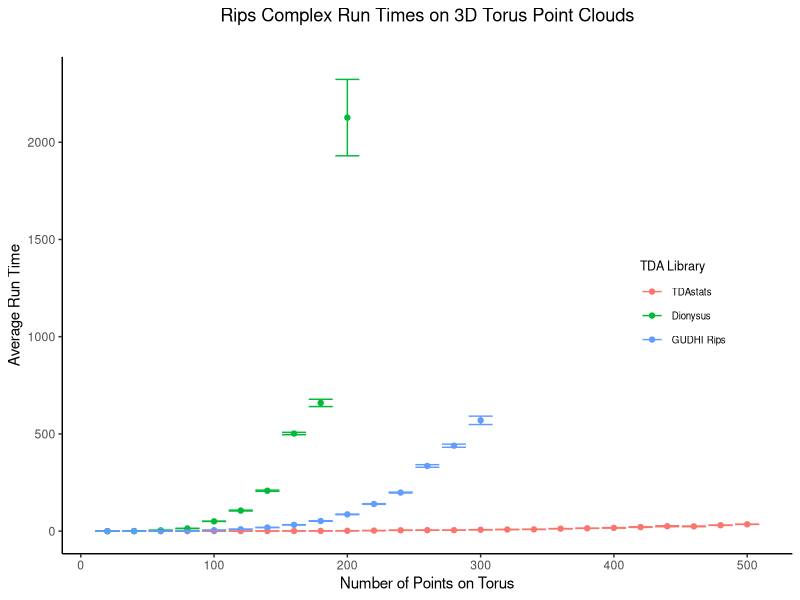
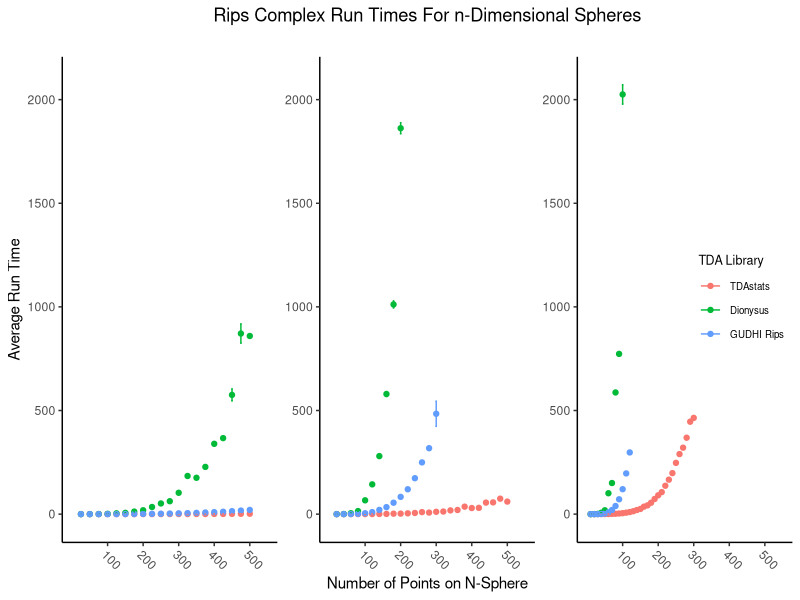
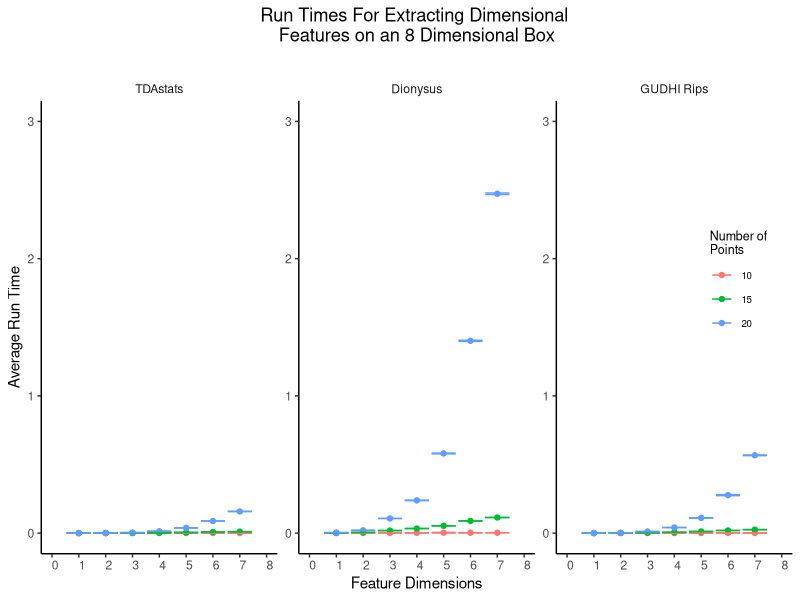
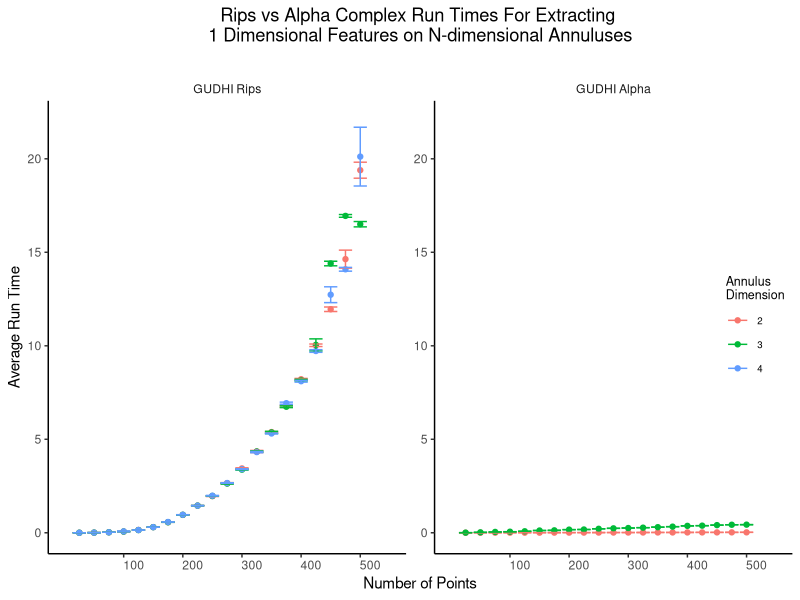
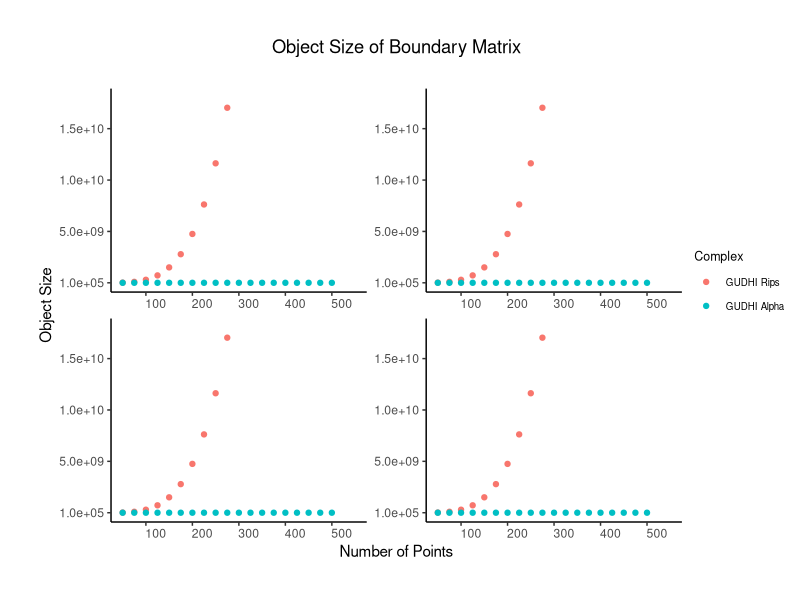
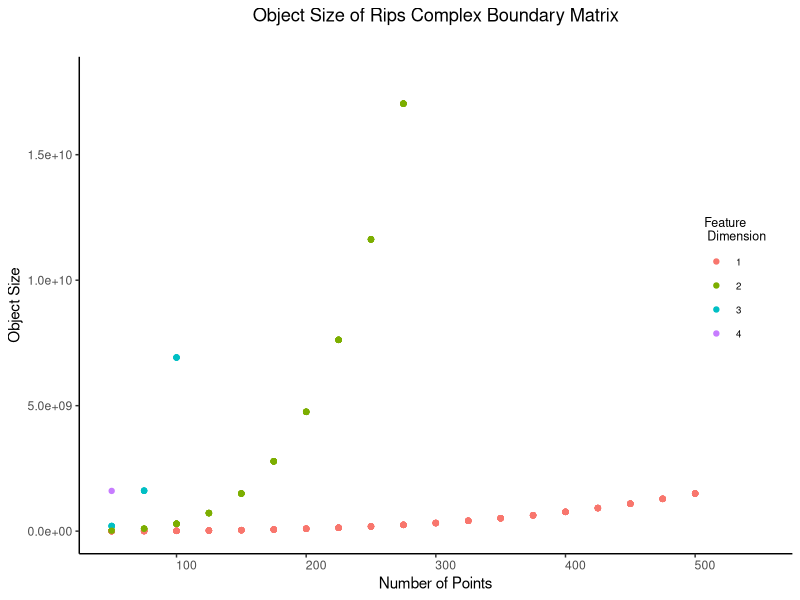
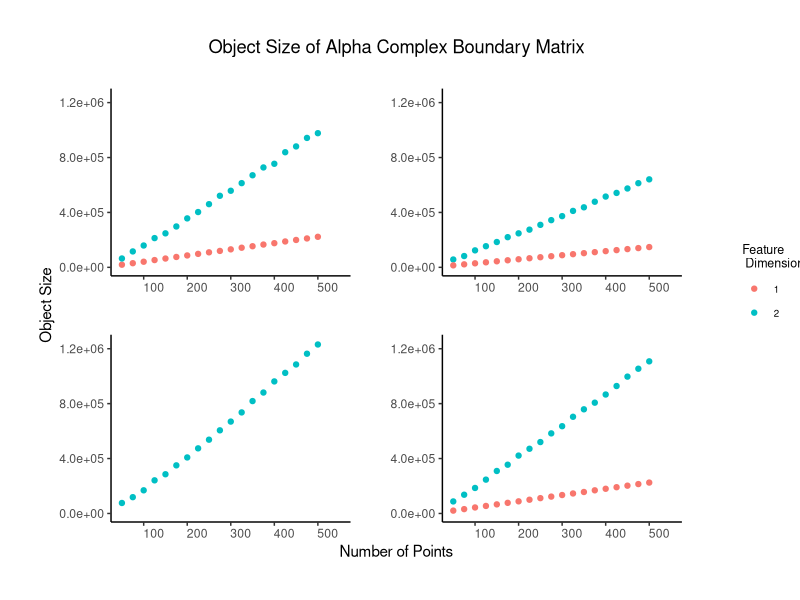
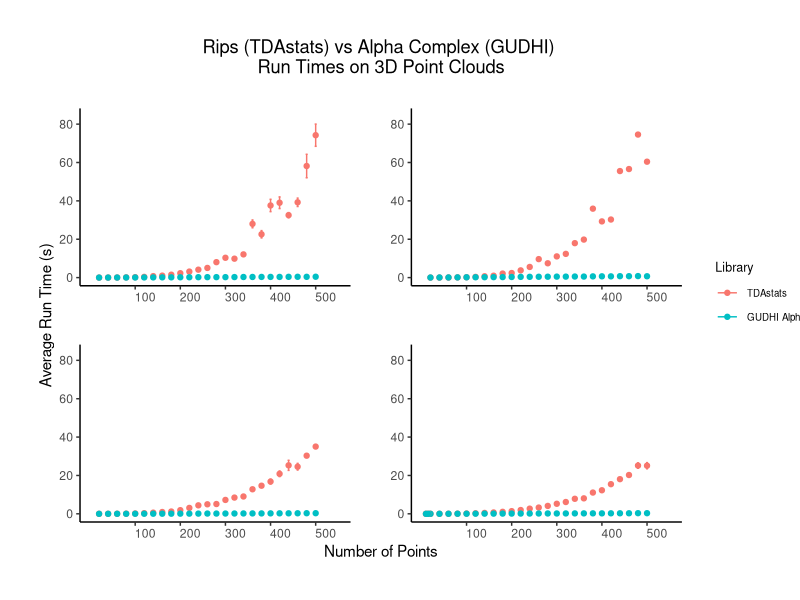

These figures' R source, in order:
library(dplyr)
library(ggplot2)
library(reshape)
library(ggforce)

#Reading in the time data
data.time <- rbind(read.csv("./Cluster_data/annulus.csv", header = TRUE),
                   read.csv("./Cluster_data/circle.csv", header = TRUE),
                   read.csv("./Cluster_data/torus.csv", header = TRUE),
                   read.csv("./Cluster_data/uniform.csv", header = TRUE))
#Adding Column Names
colnames(data.time) <- c("row", "measure.type", "point.cloud", "point.cloud.dim", 
                         "num.points", "feat.dim", "library", 
                         "time1", "time2", "time3", "time4", 
                         "time5", "time6", "time7",
                         "time8", "time9", "time10")

#Remove extraneaous row variable
data.time <- data.time %>% select(-"row")

#Creating average and standard deviation columns for time data
data.time$avg.time <- apply(data.time[,7:16],1,mean)
data.time$std <- apply(data.time[,7:16],1,sd)
data.time$min.time <- apply(data.time[,7:16],1,min)
data.time$max.time <- apply(data.time[,7:16],1,max)

#Create Factor labels for libraries
data.time$library <- factor(data.time$library,
                            levels = c("stats","Dionysus","GUDHI", "GUDHIalpha"),
                            labels = c("TDAstats", "Dionysus", "GUDHI Rips", "GUDHI Alpha"))

#Read in object size data
data.mem <- read.csv("./mem1.csv", header = FALSE)

#Name columns
colnames(data.mem) <- c("measure.type", "point.cloud", "point.cloud.dim", 
                        "num.points", "feat.dim", "library", "memory")

#Create Factor labels for libraries
data.mem$library <- factor(data.mem$library,
                            levels = c("stats","Dionysus","GUDHI", "GUDHIalpha"),
                            labels = c("TDAstats", "Dionysus", "GUDHI Rips", "GUDHI Alpha"))


####Figure_1####
#Goal: overview showing speed differences across engines on a canonical shape.

#Selected torus data scanning for two dimensional features
data.fig.1 <- subset(data.time, point.cloud == "torus" & feat.dim == 2 & 
                       library != "GUDHI Alpha") 

#Point graph; X: Num.points; Y: Runtime; Color: TDA library
fig.1 <- ggplot(data.fig.1, aes(x=num.points, y=avg.time, color=library)) + 
  geom_point()+
  geom_errorbar(data.fig.1, mapping = aes(x=num.points, 
                                            ymin=avg.time - std, 
                                            ymax=avg.time + std)) +
  labs(color = "TDA Library",
       x = "Number of Points on Torus",
       y = "Average Run Time",
       title = "Rips Complex Run Times on 3D Torus Point Clouds",
       subtitle = "") 

#Editing the colors (Making everything blank)
fig.1 <- fig.1 + theme_classic() +
                 theme(legend.position = c(0.85, 0.5),
                              legend.title = element_text(size = 9),
                              legend.text = element_text(size = 7),
                              plot.title = element_text(hjust = 0.5),
                              axis.line = element_line(colour = "black"),
                              legend.text.align = 0,
                              legend.title.align = 0)

fig.1 

ggsave("./Figures/Unrasterized_Images/fig1.png", plot = fig.1,
       scale = 1, width = 6, height = 4, units = "in",
       dpi = 400, limitsize = TRUE)



####Figure_2####
#Goal Comparison of persistent homology calculation runtimes 
#across R packages for n-dimensional sphere (n = 2, 3, 4)

#Selected all boxes up to n-1 dimensional features
data.fig.2 <- subset(data.time, point.cloud == "circle" & library != "GUDHI Alpha")
data.fig.2 <- data.fig.2[(data.fig.2$point.cloud.dim - 1 == data.fig.2$feat.dim), ]

#Point graph facet; X: Num.points; Y: Runtime; Color: TDA library; Facet: Dimensions of Sphere
fig.2 <- ggplot(data.fig.2, aes(x=num.points, y=avg.time, color=library)) + 
  geom_point() +
  facet_wrap( ~ point.cloud.dim, ncol=3, scales = "free") + 
  geom_errorbar(data.fig.2, mapping = aes(x=num.points, 
                                          ymin=avg.time - std, 
                                          ymax=avg.time + std)) +
  labs(color = "TDA Library",
       x = "Number of Points on N-Sphere",
       y = "Average Run Time",
       title = "Rips Complex Run Times For n-Dimensional Spheres",
       subtitle = "") +
scale_x_continuous(limits=c(0,550), breaks = c(100, 200, 300, 400, 500)) + 
scale_y_continuous(limits=c(-30,2100))


#Editing the colors (Making everything blank)
fig.2 <- fig.2 + theme_classic() +
                 theme(legend.position = c(0.93, 0.50),
                              legend.title = element_text(size = 9),
                              legend.text = element_text(size = 7),
                              plot.title = element_text(hjust = 0.5),
                              legend.text.align = 0,
                              legend.title.align = 0,
                              strip.background = element_blank(),
                              strip.text.x = element_blank(),
                              axis.line=element_line(),
                              axis.text.x = element_text(angle=-45, hjust=.025))

fig.2

ggsave("./Figures/Unrasterized_Images/fig2.png", plot = fig.2,
       scale = 1, width = 8, height = 4, units = "in",
       dpi = 400, limitsize = TRUE)


####Figure 3: Runtime of persistent homology calculation as a function of feature dimension####
#Select all annulus data for all dimension point cloud and n-1 dim features
data.fig.3 <- subset(data.time, point.cloud == "uniform" & 
                       point.cloud.dim == 8 & library != "GUDHI Alpha" & 
                       (num.points == 10 | num.points == 15| num.points == 20))
data.fig.3$num.points <- as.factor(data.fig.3$num.points)

#Point graph facet; X: Num.points; Y: Runtime; Color: TDA library; Facet: Dimensions of Annulus
fig.3 <- ggplot(data.fig.3, aes(x=feat.dim, y=avg.time, color=num.points)) + 
  geom_point() + facet_wrap(~library, scales = "free") + 
  geom_errorbar(data.fig.3, mapping = aes(x=feat.dim, 
                                          ymin=avg.time - std, 
                                          ymax=avg.time + std)) +
  labs(color = "Number of \nPoints",
       x = "Feature Dimensions",
       y = "Average Run Time",
       title = "Run Times For Extracting Dimensional \nFeatures on an 8 Dimensional Box",
       subtitle = "") + scale_x_continuous(limits=c(0, 8), breaks=seq(0,8,1)) +
                        scale_y_continuous(limits=c(0, 3))

#Editing the colors (Making everything blank)
fig.3 <- fig.3 + theme_classic() +
                 theme(legend.position = c(0.93, 0.60),
                             legend.title = element_text(size = 9),
                             legend.text = element_text(size = 7),
                             plot.title = element_text(hjust = 0.5),
                             legend.text.align = 0,
                             legend.title.align = 0,
                             strip.background = element_blank(),
                             #strip.text.x = element_blank(),
                             axis.text.x = element_text(angle=0, hjust=.025))
fig.3

ggsave("./Figures/Unrasterized_Images/fig3.png", plot = fig.3,
       scale = 1, width = 6, height = 4, units = "in",
       dpi = 400, limitsize = TRUE)


####Figure 4: Runtime of persistent homology calculation as a function of point cloud####
#Goal: show how increasing dimension slows down the calculation time.

#Select all 3D annuluses and change feature dimension to a factor variable
data.fig.4 <- subset(data.time, point.cloud == "annulus" & feat.dim == 1 & 
                       (library == "GUDHI Rips" | library == "GUDHI Alpha"))
data.fig.4$point.cloud.dim <- as.factor(data.fig.4$point.cloud.dim)
data.fig.4 <- as.data.frame(data.fig.4)

#Point graph facet; X: Num.points; Y: Runtime; Color: point.cloud dim; Facet: library
fig.4 <- ggplot(data.fig.4, aes(x=num.points, y=avg.time, color=point.cloud.dim)) + 
  geom_point() + facet_wrap(~library, scales = "free") + 
  geom_errorbar(data.fig.4, mapping = aes(x=num.points, 
                                          ymin=avg.time - std, 
                                          ymax=avg.time + std)) +
  labs(color = "Annulus \nDimension",
       x = "Number of Points",
       y = "Average Run Time",
       title = "Rips vs Alpha Complex Run Times For Extracting \n1 Dimensional Features on N-dimensional Annuluses",
       subtitle = "") + 
  scale_x_continuous(limits=c(0,550), breaks = c(100, 200, 300, 400, 500)) + 
  scale_y_continuous(limits=c(-.02, 22))

#Editing the colors (Making everything blank)
fig.4 <- fig.4 + theme_classic() +
                  theme(legend.position = c(0.95, 0.50),
                               legend.title = element_text(size = 9),
                               legend.text = element_text(size = 7),
                               plot.title = element_text(hjust = 0.5),
                               legend.text.align = 0,
                               legend.title.align = 0,
                               axis.text.x = element_text(angle=0, hjust=.025),
                               strip.background = element_blank(),
                               strip.text.x = element_text())

fig.4

ggsave("./Figures/Unrasterized_Images/fig4.png", plot = fig.4,
       scale = 1, width = 6, height = 4, units = "in",
       dpi = 400, limitsize = TRUE)

####Figure 5: Object Size use of Rips complex vs alpha complex. Engine = GUDHI(alpha).#### 
#Goal: compare memory
data.fig.5a <- subset(data.mem, point.cloud.dim == 3 & feat.dim == 2)

#Point graph facet; X: Num.points; Y: Memory; Color: Library; Facet: Pointcloud
fig.5a <- ggplot(data.fig.5a, aes(x=num.points, y=memory, color=library)) + 
  geom_point() + facet_wrap(~point.cloud, scales = "free") + 
  labs(color = "Complex",
       x = "Number of Points",
       y = "Object Size",
       title = "Object Size of Boundary Matrix",
       subtitle = "")+ 
  scale_x_continuous(limits=c(50,550), breaks = c(100, 200, 300, 400, 500)) + 
  scale_y_continuous(limits=c(0, 1.8e10), breaks = c(1e5, 5e9, 1e10, 1.5e10)) 

#Editing the colors (Making everything blank)
fig.5a <- fig.5a + theme_classic() +
                    theme(legend.position = c(1.10, 0.550),
                                 legend.title = element_text(size = 9),
                                 legend.text = element_text(size = 7),
                                 plot.title = element_text(hjust = 0.5),
                                 legend.text.align = 0,
                                 legend.title.align = 0,
                                 axis.text.x = element_text(angle=0, hjust=.025),
                                 strip.background = element_blank(),
                                 plot.margin = unit(c(1,3,1,1), "cm"),
                                 strip.text.x = element_blank())

fig.5a
ggsave("./Figures/Unrasterized_Images/fig5a.png", plot = fig.5a,
       scale = 1, width = 6, height = 4, units = "in",
       dpi = 400, limitsize = TRUE)

#Show what Rips Object Size depends on
data.fig.5b <- subset(data.mem, library == "GUDHI Rips")
data.fig.5b$feat.dim <- as.factor(data.fig.5b$feat.dim)

#Point graph facet; X: Num.points; Y: Memory; Color: Feat.Dim; 
fig.5b <- ggplot(data.fig.5b, aes(x=num.points, y=memory, color=feat.dim)) + 
  geom_point() + 
  labs(color = "Feature \n Dimension",
       x = "Number of Points",
       y = "Object Size",
       title = "Object Size of Rips Complex Boundary Matrix",
       subtitle = "")+ 
  scale_x_continuous(limits=c(50,550), breaks = c(100, 200, 300, 400, 500)) + 
  scale_y_continuous(limits=c(0, 1.8e10), 
                     labels = function(x) format(x, scientific = TRUE))

#Editing the colors (Making everything blank)
fig.5b <- fig.5b + theme_classic() +
  theme(legend.position = c(0.92, 0.550),
               legend.title = element_text(size = 9),
               legend.text = element_text(size = 7),
               plot.title = element_text(hjust = 0.5),
               legend.text.align = 0,
               legend.title.align = 0,
               axis.text.x = element_text(angle=0, hjust=.025),
               strip.background = element_blank(),
               strip.text.x = element_blank())

fig.5b
ggsave("./Figures/Unrasterized_Images/fig5b.png", plot = fig.5b,
       scale = 1, width = 6, height = 4, units = "in",
       dpi = 400, limitsize = TRUE)

#Show what Alpha Complex Object Size depends on
data.fig.5c <- subset(data.mem, library == "GUDHI Alpha")
#This is necessary since Alpha Complex Object Size Function Did Not
#Calculate Feat Dimensions lower than Point Cloud Dim - 1 in all cases
#This subset is necessary to remove the extraneous conditions that
#were not passed on to the alpha complex object size
data.fig.5c <- subset(data.fig.5c, point.cloud.dim - feat.dim == 1)

data.fig.5c$feat.dim <- as.factor(data.fig.5c$feat.dim)


#Point graph facet; X: Num.points; Y: Memory; Color: Feat.Dim; 
fig.5c <- ggplot(data.fig.5c, aes(x=num.points, y=memory, color=feat.dim)) + 
  geom_point() + facet_wrap(~point.cloud, scales = "free") +
  labs(color = "Feature \n Dimension",
       x = "Number of Points",
       y = "Object Size",
       title = "Object Size of Alpha Complex Boundary Matrix",
       subtitle = "")+ 
  scale_x_continuous(limits=c(50,550), breaks = c(100, 200, 300, 400, 500)) + 
  scale_y_continuous(limits=c(0, 1.24e6), 
                     labels = function(x) format(x, scientific = TRUE))

#Editing the colors (Making everything blank)
fig.5c <- fig.5c + theme_classic() + theme(
              legend.position = c(1.16, 0.550),
              legend.title = element_text(size = 9),
              legend.text = element_text(size = 7),
              plot.title = element_text(hjust = 0.5),
              legend.text.align = 0,
              legend.title.align = 0,
               #plot.title = element_text(hjust = 0.5),
               axis.text.x = element_text(angle=0, hjust=.025),
               strip.background = element_blank(),
               strip.text.x = element_blank(), 
               plot.margin = unit(c(1,3,1,1), "cm"),
                panel.spacing = unit(2, "lines"))

fig.5c
ggsave("./Figures/Unrasterized_Images/fig5c.png", plot = fig.5c,
       scale = 1, width = 6, height = 4, units = "in",
       dpi = 400, limitsize = TRUE)


#####Figure 6 (for discussion) TDAstats vs GUDHIalpha for runtime.####
data.fig.6 <- subset(data.time, point.cloud.dim == 3 & feat.dim == 2 & 
                       (library == "TDAstats" | library == "GUDHI Alpha"))

#Point graph facet; X: Num.points; Y: time; Color: Library; Facet: Pointcloud
fig.6 <- ggplot(data.fig.6, aes(x=num.points, y=avg.time, color=library)) + 
  facet_wrap(~point.cloud, scales = "free") + 
  geom_errorbar(data.fig.6, mapping = aes(x=num.points, 
                                          ymin=avg.time - std, 
                                          ymax=avg.time + std)) + geom_point() +
  labs(color = "Library",
       x = "Number of Points",
       y = "Average Run Time (s)",
       title = "Rips (TDAstats) vs Alpha Complex (GUDHI) \nRun Times on 3D Point Clouds",
       subtitle = "") + 
  scale_x_continuous(limits=c(5,550), breaks = c(100, 200, 300, 400, 500)) + 
  scale_y_continuous(limits=c(-.05, 84))

#Editing the colors (Making everything blank)
fig.6 <- fig.6 + theme_classic()
fig.6 <- fig.6 + theme(
  legend.position = c(1.13, 0.550),
  legend.title = element_text(size = 9),
  legend.text = element_text(size = 7),
  plot.title = element_text(hjust = 0.5),
  legend.text.align = 0,
  legend.title.align = 0,
  #plot.title = element_text(hjust = 0.5),
  axis.text.x = element_text(angle=0, hjust=.025),
  strip.background = element_blank(),
  strip.text.x = element_blank(), 
  plot.margin = unit(c(1,3,1,1), "cm"),
  panel.spacing = unit(2, "lines"))
fig.6

ggsave("./Figures/Unrasterized_Images/fig6.png", plot = fig.6,
       scale = 1, width = 6, height = 4, units = "in",
       dpi = 400, limitsize = TRUE)


####Alternative Figures from Mac Desktop Time Data####
#Reading in the time data
data.time.mac <- read.csv("./time_mac_desktop.csv", header = FALSE)
#Adding Column Names
colnames(data.time.mac) <- c("measure.type", "point.cloud", "point.cloud.dim", 
                         "num.points", "feat.dim", "library", 
                         "time1", "time2", "time3", "time4", 
                         "time5", "time6", "time7",
                         "time8", "time9", "time10")

#Creating average and standard deviation columns for time data
data.time.mac$avg.time <- apply(data.time.mac[,7:16],1,mean)
data.time.mac$std <- apply(data.time.mac[,7:16],1,sd)
data.time.mac$min.time <- apply(data.time.mac[,7:16],1,min)
data.time.mac$max.time <- apply(data.time.mac[,7:16],1,max)

#Create Factor labels for libraries
data.time.mac$library <- factor(data.time.mac$library,
                            levels = c("stats","Dionysus","GUDHI", "GUDHIalpha"),
                            labels = c("TDAstats", "Dionysus", "GUDHI Rips", "GUDHI Alpha"))


####Figure 1 Mac####
data.fig.1.mac <- subset(data.time.mac, point.cloud == "torus" & feat.dim == 2 & 
                       library != "GUDHI Alpha") 

#Point graph; X: Num.points; Y: Runtime; Color: TDA library
fig.1.mac <- ggplot(data.fig.1.mac, aes(x=num.points, y=avg.time, color=library)) + 
  geom_point()+
  geom_errorbar(data.fig.1.mac, mapping = aes(x=num.points, 
                                          ymin=avg.time - std, 
                                          ymax=avg.time + std)) +
  labs(color = "TDA Library",
       x = "Number of Points on Torus",
       y = "Average Run Time",
       title = "Rips Complex Run Times on 3D Torus Point Clouds",
       subtitle = "") 

#Editing the colors (Making everything blank)
fig.1.mac <- fig.1.mac + theme_classic() +
  theme(legend.position = c(0.85, 0.5),
        legend.title = element_text(size = 9),
        legend.text = element_text(size = 7),
        plot.title = element_text(hjust = 0.5),
        axis.line = element_line(colour = "black"),
        legend.text.align = 0,
        legend.title.align = 0)

fig.1.mac 

ggsave("./Figures/Unrasterized_Images/fig1mac.png", plot = fig.1.mac,
       scale = 1, width = 6, height = 4, units = "in",
       dpi = 400, limitsize = TRUE)

####Figure 2 Mac####
#Goal Comparison of persistent homology calculation runtimes 
#across R packages for n-dimensional sphere (n = 2, 3, 4)

#Selected all boxes up to n-1 dimensional features
data.fig.2.mac <- subset(data.time.mac, point.cloud == "circle" & library != "GUDHI Alpha")
data.fig.2.mac <- data.fig.2.mac[(data.fig.2.mac$point.cloud.dim - 1 == data.fig.2.mac$feat.dim), ]

#Point graph facet; X: Num.points; Y: Runtime; Color: TDA library; Facet: Dimensions of Sphere
fig.2.mac <- ggplot(data.fig.2.mac, aes(x=num.points, y=avg.time, color=library)) + 
  geom_point() +
  facet_wrap( ~ point.cloud.dim, ncol=3, scales = "free") + 
  geom_errorbar(data.fig.2.mac, mapping = aes(x=num.points, 
                                          ymin=avg.time - std, 
                                          ymax=avg.time + std)) +
  labs(color = "TDA Library",
       x = "Number of Points on N-Sphere",
       y = "Average Run Time",
       title = "Rips Complex Run Times For n-Dimensional Spheres",
       subtitle = "") +
  scale_x_continuous(limits=c(0,550), breaks = c(100, 200, 300, 400, 500)) + 
  scale_y_continuous(limits=c(-30,2100))


#Editing the colors (Making everything blank)
fig.2.mac <- fig.2.mac + theme_classic() +
  theme(legend.position = c(0.93, 0.50),
        legend.title = element_text(size = 9),
        legend.text = element_text(size = 7),
        plot.title = element_text(hjust = 0.5),
        legend.text.align = 0,
        legend.title.align = 0,
        strip.background = element_blank(),
        strip.text.x = element_blank(),
        axis.line=element_line(),
        axis.text.x = element_text(angle=-45, hjust=.025))

fig.2.mac

ggsave("./Figures/Unrasterized_Images/fig2mac.png", plot = fig.2.mac,
       scale = 1, width = 8, height = 4, units = "in",
       dpi = 400, limitsize = TRUE)

####Figure 3 Mac####
data.fig.3.mac <- subset(data.time.mac, point.cloud == "uniform" & 
                       point.cloud.dim == 8 & library != "GUDHI Alpha" & 
                       (num.points == 10 | num.points == 15| num.points == 20))
data.fig.3.mac$num.points <- as.factor(data.fig.3.mac$num.points)

#Point graph facet; X: Num.points; Y: Runtime; Color: TDA library; Facet: Dimensions of Annulus
fig.3.mac <- ggplot(data.fig.3.mac, aes(x=feat.dim, y=avg.time, color=num.points)) + 
  geom_point() + facet_wrap(~library, scales = "free") + 
  geom_errorbar(data.fig.3.mac, mapping = aes(x=feat.dim, 
                                          ymin=avg.time - std, 
                                          ymax=avg.time + std)) +
  labs(color = "Number of \nPoints",
       x = "Feature Dimensions",
       y = "Average Run Time",
       title = "Run Times For Extracting Dimensional \nFeatures on an 8 Dimensional Box",
       subtitle = "") + scale_x_continuous(limits=c(0, 8), breaks=seq(0,8,1)) +
  scale_y_continuous(limits=c(-.01, 3))

#Editing the colors (Making everything blank)
fig.3.mac <- fig.3.mac + theme_classic() +
  theme(legend.position = c(0.93, 0.60),
        legend.title = element_text(size = 9),
        legend.text = element_text(size = 7),
        plot.title = element_text(hjust = 0.5),
        legend.text.align = 0,
        legend.title.align = 0,
        strip.background = element_blank(),
        #strip.text.x = element_blank(),
        axis.text.x = element_text(angle=0, hjust=.025))
fig.3.mac

ggsave("./Figures/Unrasterized_Images/fig3mac.png", plot = fig.3.mac,
       scale = 1, width = 6, height = 4, units = "in",
       dpi = 400, limitsize = TRUE)

####Figure 4 Mac####
data.fig.4.mac <- subset(data.time.mac, point.cloud == "annulus" & feat.dim == 1 & 
                       (library == "GUDHI Rips" | library == "GUDHI Alpha"))
data.fig.4.mac$point.cloud.dim <- as.factor(data.fig.4.mac$point.cloud.dim)
data.fig.4.mac <- as.data.frame(data.fig.4.mac)

#Point graph facet; X: Num.points; Y: Runtime; Color: point.cloud dim; Facet: library
fig.4.mac <- ggplot(data.fig.4.mac, aes(x=num.points, y=avg.time, color=point.cloud.dim)) + 
  geom_point() + facet_wrap(~library, scales = "free") + 
  geom_errorbar(data.fig.4.mac, mapping = aes(x=num.points, 
                                          ymin=avg.time - std, 
                                          ymax=avg.time + std)) +
  labs(color = "Annulus \nDimension",
       x = "Number of Points",
       y = "Average Run Time",
       title = "Rips vs Alpha Complex Run Times For Extracting \n1 Dimensional Features on N-dimensional Annuluses",
       subtitle = "") + 
  scale_x_continuous(limits=c(0,550), breaks = c(100, 200, 300, 400, 500)) + 
  scale_y_continuous(limits=c(-.02, 22))

#Editing the colors (Making everything blank)
fig.4.mac <- fig.4.mac + theme_classic() +
  theme(legend.position = c(0.95, 0.50),
        legend.title = element_text(size = 9),
        legend.text = element_text(size = 7),
        plot.title = element_text(hjust = 0.5),
        legend.text.align = 0,
        legend.title.align = 0,
        axis.text.x = element_text(angle=0, hjust=.025),
        strip.background = element_blank(),
        strip.text.x = element_text())

fig.4.mac

ggsave("./Figures/Unrasterized_Images/fig4mac.png", plot = fig.4.mac,
       scale = 1, width = 6, height = 4, units = "in",
       dpi = 400, limitsize = TRUE)


####Figure 6 Mac####
data.fig.6.mac <- subset(data.time.mac, point.cloud.dim == 3 & feat.dim == 2 & 
                       (library == "TDAstats" | library == "GUDHI Alpha"))

#Point graph facet; X: Num.points; Y: time; Color: Library; Facet: Pointcloud
fig.6.mac <- ggplot(data.fig.6.mac, aes(x=num.points, y=avg.time, color=library)) + 
  facet_wrap(~point.cloud, scales = "free") + 
  geom_errorbar(data.fig.6.mac, mapping = aes(x=num.points, 
                                          ymin=avg.time - std, 
                                          ymax=avg.time + std)) + geom_point() +
  labs(color = "Library",
       x = "Number of Points",
       y = "Average Run Time (s)",
       title = "Rips (TDAstats) vs Alpha Complex (GUDHI) \nRun Times on 3D Point Clouds",
       subtitle = "") + 
  scale_x_continuous(limits=c(5,550), breaks = c(100, 200, 300, 400, 500)) + 
  scale_y_continuous(limits=c(-.05, 84))

#Editing the colors (Making everything blank)
fig.6.mac <- fig.6.mac + theme_classic()
fig.6.mac <- fig.6.mac + theme(
  legend.position = c(1.13, 0.550),
  legend.title = element_text(size = 9),
  legend.text = element_text(size = 7),
  plot.title = element_text(hjust = 0.5),
  legend.text.align = 0,
  legend.title.align = 0,
  #plot.title = element_text(hjust = 0.5),
  axis.text.x = element_text(angle=0, hjust=.025),
  strip.background = element_blank(),
  strip.text.x = element_blank(), 
  plot.margin = unit(c(1,3,1,1), "cm"),
  panel.spacing = unit(2, "lines"))
fig.6.mac

ggsave("./Figures/Unrasterized_Images/fig6mac.png", plot = fig.6.mac,
       scale = 1, width = 6, height = 4, units = "in",
       dpi = 400, limitsize = TRUE)
